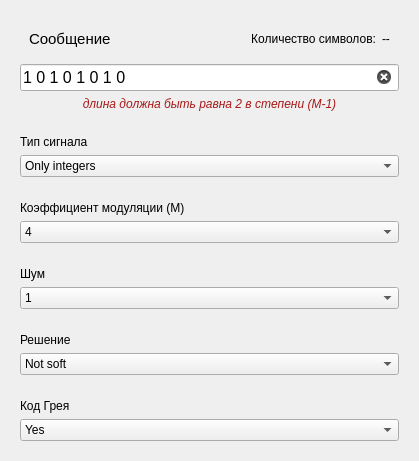
                <widget class="QWidget" name="scrollAreaWidgetContents_QAM">
                 <property name="geometry">
                  <rect>
                   <x>0</x>
                   <y>0</y>
                   <width>419</width>
                   <height>460</height>
                  </rect>
                 </property>
                 <layout class="QVBoxLayout" name="verticalLayout_14">
                  <item>
                   <widget class="QWidget" name="message_QAM" native="true">
                    <layout class="QVBoxLayout" name="verticalLayout_15">
                     <item>
                      <widget class="QWidget" name="widget_5" native="true">
                       <layout class="QHBoxLayout" name="horizontalLayout_11">
                        <item>
                         <widget class="QLabel" name="message_QAM_lable">
                          <property name="font">
                           <font>
                            <pointsize>11</pointsize>
                           </font>
                          </property>
                          <property name="text">
                           <string>Сообщение</string>
                          </property>
                         </widget>
                        </item>
                        <item>
                         <spacer name="horizontalSpacer_6">
                          <property name="orientation">
                           <enum>Qt::Horizontal</enum>
                          </property>
                          <property name="sizeHint" stdset="0">
                           <size>
                            <width>40</width>
                            <height>20</height>
                           </size>
                          </property>
                         </spacer>
                        </item>
                        <item>
                         <widget class="QLabel" name="label_3">
                          <property name="text">
                           <string>Количество символов:</string>
                          </property>
                          <property name="alignment">
                           <set>Qt::AlignRight|Qt::AlignTrailing|Qt::AlignVCenter</set>
                          </property>
                         </widget>
                        </item>
                        <item>
                         <widget class="QLabel" name="length_QAM_mes">
                          <property name="text">
                           <string>--</string>
                          </property>
                         </widget>
                        </item>
                       </layout>
                      </widget>
                     </item>
                     <item>
                      <widget class="QLineEdit" name="QAM_input">
                       <property name="font">
                        <font>
                         <pointsize>12</pointsize>
                        </font>
                       </property>
                       <property name="text">
                        <string>1 0 1 0 1 0 1 0</string>
                       </property>
                       <property name="frame">
                        <bool>true</bool>
                       </property>
                       <property name="clearButtonEnabled">
                        <bool>true</bool>
                       </property>
                      </widget>
                     </item>
                     <item>
                      <widget class="QLabel" name="label_5">
                       <property name="maximumSize">
                        <size>
                         <width>16777215</width>
                         <height>15</height>
                        </size>
                       </property>
                       <property name="font">
                        <font>
                         <italic>true</italic>
                        </font>
                       </property>
                       <property name="text">
                        <string>&lt;html&gt;&lt;head/&gt;&lt;body&gt;&lt;p&gt;&lt;span style=&quot; color:#a81818;&quot;&gt;длина должна быть равна 2 в степени (M-1)&lt;/span&gt;&lt;/p&gt;&lt;/body&gt;&lt;/html&gt;</string>
                       </property>
                       <property name="alignment">
                        <set>Qt::AlignCenter</set>
                       </property>
                      </widget>
                     </item>
                    </layout>
                   </widget>
                  </item>
                  <item>
                   <widget class="QWidget" name="type_signal_wid_QAM" native="true">
                    <property name="minimumSize">
                     <size>
                      <width>0</width>
                      <height>60</height>
                     </size>
                    </property>
                    <layout class="QVBoxLayout" name="verticalLayout_2">
                     <item>
                      <widget class="QLabel" name="signal_type_mess_QAM">
                       <property name="minimumSize">
                        <size>
                         <width>0</width>
                         <height>10</height>
                        </size>
                       </property>
                       <property name="text">
                        <string>Тип сигнала</string>
                       </property>
                      </widget>
                     </item>
                     <item>
                      <widget class="QComboBox" name="combobox_signal_type_QAM">
                       <item>
                        <property name="text">
                         <string>Only integers</string>
                        </property>
                       </item>
                       <item>
                        <property name="text">
                         <string>Binary code</string>
                        </property>
                       </item>
                       <item>
                        <property name="text">
                         <string>Message with letters</string>
                        </property>
                       </item>
                      </widget>
                     </item>
                    </layout>
                   </widget>
                  </item>
                  <item>
                   <widget class="QWidget" name="mod_wid_QAM" native="true">
                    <property name="minimumSize">
                     <size>
                      <width>0</width>
                      <height>60</height>
                     </size>
                    </property>
                    <layout class="QVBoxLayout" name="verticalLayout_4">
                     <item>
                      <widget class="QLabel" name="mod_label_QAM">
                       <property name="text">
                        <string>Коэффициент модуляции (M)</string>
                       </property>
                      </widget>
                     </item>
                     <item>
                      <widget class="QComboBox" name="combobox_coef_QAM">
                       <item>
                        <property name="text">
                         <string>4</string>
                        </property>
                       </item>
                       <item>
                        <property name="text">
                         <string>16</string>
                        </property>
                       </item>
                       <item>
                        <property name="text">
                         <string>64</string>
                        </property>
                       </item>
                       <item>
                        <property name="text">
                         <string>256</string>
                        </property>
                       </item>
                      </widget>
                     </item>
                    </layout>
                   </widget>
                  </item>
                  <item>
                   <widget class="QWidget" name="noise_wid_QAM" native="true">
                    <property name="minimumSize">
                     <size>
                      <width>0</width>
                      <height>60</height>
                     </size>
                    </property>
                    <layout class="QVBoxLayout" name="verticalLayout_5">
                     <item>
                      <widget class="QLabel" name="noise_label_QAM">
                       <property name="text">
                        <string>Шум</string>
                       </property>
                      </widget>
                     </item>
                     <item>
                      <widget class="QComboBox" name="combobox_noise_QAM">
                       <item>
                        <property name="text">
                         <string>1</string>
                        </property>
                       </item>
                       <item>
                        <property name="text">
                         <string>10</string>
                        </property>
                       </item>
                       <item>
                        <property name="text">
                         <string>20</string>
                        </property>
                       </item>
                       <item>
                        <property name="text">
                         <string>30</string>
                        </property>
                       </item>
                       <item>
                        <property name="text">
                         <string>40</string>
                        </property>
                       </item>
                       <item>
                        <property name="text">
                         <string>50</string>
                        </property>
                       </item>
                       <item>
                        <property name="text">
                         <string>60</string>
                        </property>
                       </item>
                       <item>
                        <property name="text">
                         <string>70</string>
                        </property>
                       </item>
                       <item>
                        <property name="text">
                         <string>80</string>
                        </property>
                       </item>
                       <item>
                        <property name="text">
                         <string>90</string>
                        </property>
                       </item>
                       <item>
                        <property name="text">
                         <string>100</string>
                        </property>
                       </item>
                       <item>
                        <property name="text">
                         <string>200</string>
                        </property>
                       </item>
                       <item>
                        <property name="text">
                         <string>500</string>
                        </property>
                       </item>
                      </widget>
                     </item>
                    </layout>
                   </widget>
                  </item>
                  <item>
                   <widget class="QWidget" name="decision_wid_QAM" native="true">
                    <property name="minimumSize">
                     <size>
                      <width>0</width>
                      <height>60</height>
                     </size>
                    </property>
                    <layout class="QVBoxLayout" name="verticalLayout_6">
                     <item>
                      <widget class="QLabel" name="decision_label_QAM">
                       <property name="text">
                        <string>Решение</string>
                       </property>
                      </widget>
                     </item>
                     <item>
                      <widget class="QComboBox" name="combobox_decision_QAM">
                       <item>
                        <property name="text">
                         <string>Not soft</string>
                        </property>
                       </item>
                       <item>
                        <property name="text">
                         <string>Soft</string>
                        </property>
                       </item>
                      </widget>
                     </item>
                    </layout>
                   </widget>
                  </item>
                  <item>
                   <widget class="QWidget" name="grey_wid_QAM" native="true">
                    <property name="minimumSize">
                     <size>
                      <width>0</width>
                      <height>60</height>
                     </size>
                    </property>
                    <layout class="QVBoxLayout" name="verticalLayout_7">
                     <item>
                      <widget class="QLabel" name="grey_label_QAM">
                       <property name="text">
                        <string>Код Грея</string>
                       </property>
                      </widget>
                     </item>
                     <item>
                      <widget class="QComboBox" name="combobox_grey_QAM">
                       <item>
                        <property name="text">
                         <string>Yes</string>
                        </property>
                       </item>
                       <item>
                        <property name="text">
                         <string>No</string>
                        </property>
                       </item>
                      </widget>
                     </item>
                    </layout>
                   </widget>
                  </item>
                  <item>
                   <spacer name="verticalSpacer_4">
                    <property name="orientation">
                     <enum>Qt::Vertical</enum>
                    </property>
                    <property name="sizeHint" stdset="0">
                     <size>
                      <width>20</width>
                      <height>40</height>
                     </size>
                    </property>
                   </spacer>
                  </item>
                 </layout>
                </widget>
